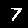

The script that saved this image:
import pygame
import tensorflow as tf
#import os
from tkinter import *
import tkinter.messagebox


height = 600
width = 600
green = (0,255,0)
white = (255,255,255)
black = (0,0,0)
window = pygame.display.set_mode((height, width))
window.fill(black)

pygame.display.update()

model = tf.keras.models.load_model('mnist_ann.h5')


def wind_popup(msg):
    root = Tk()
    tkinter.messagebox.showinfo('Predict digit',
                               msg)
    root.mainloop()

def save_img():
    Img = pygame.transform.scale(window,(28,28))
    pygame.image.save(Img,'test.jpg')

def predict(model,window):
    #model = tf.keras.models.load_model('C:/quinton/pygames/mnist_ann.h5')
    
    #Loads image as a grayscale tensorflow img
    test = tf.keras.preprocessing.image.load_img('test.jpg',
                                                 color_mode = 'grayscale')

    #test = tf.image.rgb_to_grayscale(save_img())
    
    test_arr = tf.keras.preprocessing.image.img_to_array(test)
    
    #Resizes from a 3d image to a 2d one
    test_arr = test_arr[:,:,0]

    test_arr = test_arr/255

    r = model.predict(tf.expand_dims(test_arr,0)).argmax(axis = 1)
    
    wind_popup('You typed a {}'.format(int(r)))
    #print('You typed a {}'.format(int(r)))
    
    window.fill(black)
    pygame.display.update()




def gameloop():
    global model
    running = True
    while running:
        pygame.event.get()
    
        for events in pygame.event.get():
            if events.type == pygame.QUIT:
                running = False
            if events.type == pygame.KEYDOWN:
                if events.key == pygame.K_SPACE:
                    #running = False
                    save_img()
                    predict(model,window)
    
        keys = list(pygame.mouse.get_pressed())
        if keys[0]:
            x,y = pygame.mouse.get_pos()
            print('({},{})'.format(x,y))
            pygame.draw.rect(window,white,[x,y,40,40])
            pygame.display.update()

    
gameloop()           
#Img = pygame.transform.scale(window,(28,28))
#pygame.image.save(Img,'test.jpg')
pygame.quit()
#quit()
